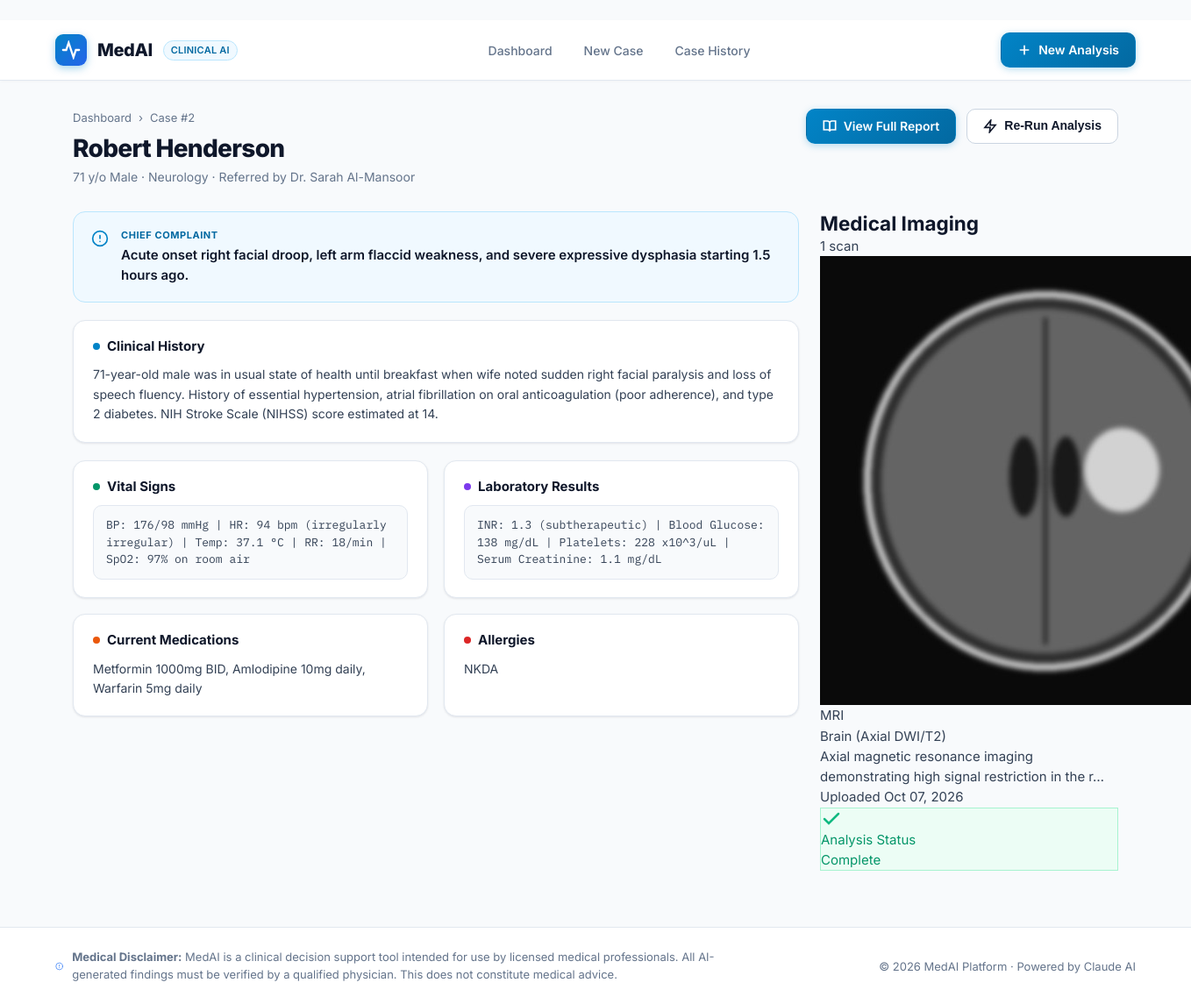
The app's page /case/2/ with its own data.
### medical/models.py (models this page shows, shortened)
class PatientCase(models.Model):
    patient_name = models.CharField(max_length=200, default="Anonymous Patient")
    patient_id = models.CharField(max_length=100, blank=True, help_text="Hospital/clinic patient ID")
    age = models.PositiveIntegerField(null=True, blank=True)
    gender = models.CharField(max_length=20, choices=[
        ("male", "Male"), ("female", "Female"), ("other", "Other")
    ], blank=True)
    chief_complaint = models.TextField(blank=True, help_text="Primary complaint / reason for visit")
    clinical_history = models.TextField(blank=True, help_text="Detailed patient history, symptoms, duration")
    medications = models.TextField(blank=True, help_text="Current medications and dosages")
    allergies = models.TextField(blank=True)
    lab_results = models.TextField(blank=True, help_text="Blood work, urine, pathology results")
    vital_signs = models.TextField(blank=True, help_text="BP, HR, temperature, SpO2, weight, height")
    referring_doctor = models.CharField(max_length=200, blank=True)
    specialty_context = models.CharField(max_length=100, blank=True,
        help_text="e.g., Cardiology, Radiology, Neurology")
    created_at = models.DateTimeField(auto_now_add=True)
    updated_at = models.DateTimeField(auto_now=True)
    class Meta:
        ordering = ["-created_at"]

class ScanImage(models.Model):
    SCAN_TYPES = [
        ("xray", "X-Ray"),
        ("mri", "MRI"),
        ("ct", "CT Scan"),
        ("ultrasound", "Ultrasound"),
        ("pet", "PET Scan"),
        ("other", "Other"),
    ]
    case = models.ForeignKey(PatientCase, on_delete=models.CASCADE, related_name="scans")
    scan_type = models.CharField(max_length=20, choices=SCAN_TYPES, default="xray")
    body_region = models.CharField(max_length=100, blank=True, help_text="e.g., Chest, Brain, Abdomen")
    original_image = models.ImageField(upload_to="scans/original/")
    heatmap_image = models.ImageField(upload_to="scans/heatmap/", blank=True, null=True)
    notes = models.TextField(blank=True, help_text="Radiologist notes or scan context")
    uploaded_at = models.DateTimeField(auto_now_add=True)

class AnalysisReport(models.Model):
    STATUS_CHOICES = [
        ("pending", "Pending"),
        ("processing", "Processing"),
        ("complete", "Complete"),
        ("error", "Error"),
    ]
    case = models.OneToOneField(PatientCase, on_delete=models.CASCADE, related_name="report")
    status = models.CharField(max_length=20, choices=STATUS_CHOICES, default="pending")
    raw_findings = models.TextField(blank=True, help_text="Raw AI analysis text")
    diagnoses = models.JSONField(default=list, help_text="List of {name, probability, explanation, severity, icd_code}")
    imaging_findings = models.JSONField(default=dict, help_text="Per-scan findings and abnormalities")
    differential_summary = models.TextField(blank=True)
    recommendations = models.JSONField(default=list, help_text="Next steps / tests recommended")
    disclaimer = models.TextField(
        default="This AI-generated analysis is intended as a second opinion tool for licensed medical professionals. "
                "It does not replace clinical judgment. All findings must be verified by a qualified physician."
    )
    error_message = models.TextField(blank=True)
    created_at = models.DateTimeField(auto_now_add=True)
    updated_at = models.DateTimeField(auto_now=True)

### medical/views.py (the view)
# urls.py: path("case/<int:case_id>/", views.case_detail, name="case_detail"),
def case_detail(request, case_id):
    case = get_object_or_404(PatientCase, id=case_id)
    scans = case.scans.all()
    report = getattr(case, "report", None)
    context = {
        "case": case,
        "scans": scans,
        "report": report,
        "has_report": report is not None and report.status == "complete",
    }
    return render(request, "case_detail.html", context)

### templates/case_detail.html (shortened to what this page needs)
﻿{% extends "base.html" %}
{% block content %}
<div class="container">
  <div class="page-header">
    <div>
      <div class="breadcrumb">
        <a href="{% url 'index' %}">Dashboard</a>
        <span>&rsaquo;</span>
        <span>Case #{{ case.id }}</span>
      </div>
      <h1 class="page-title">{{ case.patient_name }}</h1>
      <p class="page-subtitle">
        {{ case.age|default:"Unknown" }} y/o {{ case.get_gender_display|default:"" }}
        {% if case.specialty_context %}&middot; {{ case.specialty_context }}{% endif %}
        &middot; Referred by {{ case.referring_doctor|default:"Unknown" }}
      </p>
    </div>
    <div class="page-header-actions">
      {% if has_report %}
      <a href="{% url 'report_view' case.id %}" class="btn btn-primary" id="view-report-btn">
        <svg width="16" height="16" viewBox="0 0 24 24" fill="none" stroke="currentColor" stroke-width="2.5" stroke-linecap="round"><path d="M2 3h6a4 4 0 0 1 4 4v14a3 3 0 0 0-3-3H2z"/><path d="M22 3h-6a4 4 0 0 0-4 4v14a3 3 0 0 1 3-3h7z"/></svg>
        View Full Report
      </a>
      {% endif %}
      <form method="POST" action="{% url 'analyze_case' case.id %}" style="display:inline;" id="analyze-form">
        <button type="submit" class="btn btn-secondary" id="run-analysis-btn" onclick="showAnalysisSpinner(this)">
          <svg width="16" height="16" viewBox="0 0 24 24" fill="none" stroke="currentColor" stroke-width="2.5" stroke-linecap="round"><polygon points="13 2 3 14 12 14 11 22 21 10 12 10 13 2"/></svg>
          {% if has_report %}Re-Run Analysis{% else %}Run AI Analysis{% endif %}
        </button>
      </form>
    </div>
  </div>
  <div class="case-layout">
    <div class="case-main">
      {% if case.chief_complaint %}
      <div class="complaint-banner">
        <div class="complaint-banner-icon" aria-hidden="true">
          <svg width="20" height="20" viewBox="0 0 24 24" fill="none" stroke="currentColor" stroke-width="2" stroke-linecap="round"><circle cx="12" cy="12" r="10"/><line x1="12" y1="8" x2="12" y2="12"/><line x1="12" y1="16" x2="12.01" y2="16"/></svg>
        </div>
        <div>
          <div class="complaint-label">Chief Complaint</div>
          <div class="complaint-text">{{ case.chief_complaint }}</div>
        </div>
      </div>
      {% endif %}
      {% if case.clinical_history %}
      <div class="info-card">
        <h2 class="info-card-title">
          <span class="info-dot dot-blue" aria-hidden="true"></span>
          Clinical History
        </h2>
        <p class="info-text">{{ case.clinical_history|linebreaksbr }}</p>
      </div>
      {% endif %}
      <div class="inv-grid">
        {% if case.vital_signs %}
        <div class="info-card">
          <h2 class="info-card-title">
            <span class="info-dot dot-green" aria-hidden="true"></span>
            Vital Signs
          </h2>
          <pre class="info-pre">{{ case.vital_signs }}</pre>
        </div>
        {% endif %}
        {% if case.lab_results %}
        <div class="info-card">
          <h2 class="info-card-title">
            <span class="info-dot dot-purple" aria-hidden="true"></span>
            Laboratory Results
          </h2>
          <pre class="info-pre">{{ case.lab_results }}</pre>
        </div>
        {% endif %}
        {% if case.medications %}
        <div class="info-card">
          <h2 class="info-card-title">
            <span class="info-dot dot-orange" aria-hidden="true"></span>
            Current Medications
          </h2>
          <p class="info-text">{{ case.medications|linebreaksbr }}</p>
        </div>
        {% endif %}
        {% if case.allergies %}
        <div class="info-card">
          <h2 class="info-card-title">
            <span class="info-dot dot-red" aria-hidden="true"></span>
            Allergies
          </h2>
          <p class="info-text">{{ case.allergies|linebreaksbr }}</p>
        </div>
        {% endif %}
      </div>
    </div>
    <div class="case-sidebar">
      <div class="scans-panel">
        <div class="scans-panel-header">
          <h2>Medical Imaging</h2>
          <span class="scan-count-badge">{{ scans|length }} scan{{ scans|length|pluralize }}</span>
        </div>
        {% if scans %}
        <div class="scans-grid-sm">
          {% for scan in scans %}
          <div class="scan-card-sm">
            <div class="scan-img-wrap">
              <img src="{{ scan.original_image.url }}" alt="{{ scan.get_scan_type_display }} of {{ scan.body_region }}" class="scan-img" loading="lazy" />
              <div class="scan-type-badge">{{ scan.get_scan_type_display }}</div>
            </div>
            <div class="scan-info">
              <div class="scan-region">{{ scan.body_region|default:"Region not specified" }}</div>
              {% if scan.notes %}
              <div class="scan-notes">{{ scan.notes|truncatechars:80 }}</div>
              {% endif %}
              <div class="scan-date">Uploaded {{ scan.uploaded_at|date:"M d, Y" }}</div>
            </div>
          </div>
          {% endfor %}
        </div>
        {% endif %}
      </div>
      {% if report %}
      <div class="analysis-status-card status-{{ report.status }}">
        <div class="status-icon" aria-hidden="true">
          {% if report.status == "complete" %}
          <svg width="24" height="24" viewBox="0 0 24 24" fill="none" stroke="#10B981" stroke-width="2.5" stroke-linecap="round"><polyline points="20 6 9 17 4 12"/></svg>
          {% elif report.status == "processing" %}
          <svg width="24" height="24" viewBox="0 0 24 24" fill="none" stroke="#F59E0B" stroke-width="2" stroke-linecap="round" class="spin"><path d="M21 12a9 9 0 1 1-6.219-8.56"/></svg>
          {% else %}
          <svg width="24" height="24" viewBox="0 0 24 24" fill="none" stroke="#EF4444" stroke-width="2" stroke-linecap="round"><circle cx="12" cy="12" r="10"/><line x1="15" y1="9" x2="9" y2="15"/><line x1="9" y1="9" x2="15" y2="15"/></svg>
          {% endif %}
        </div>
        <div>
          <div class="status-label">Analysis Status</div>
          <div class="status-value">{{ report.get_status_display }}</div>
        </div>
      </div>
      {% endif %}
    </div>
  </div>
</div>
{% endblock %}

### templates/base.html (shortened to what this page needs)
﻿<!DOCTYPE html>
<html lang="en">
<head>
  {% load static %}
  <link rel="stylesheet" href="{% static 'css/style.css' %}" />
</head>
<body>
  <nav class="navbar" role="navigation" aria-label="Main navigation">
    <div class="nav-container">
      <a href="{% url 'index' %}" class="brand-logo" aria-label="MedAI Home">
        <div class="brand-icon" aria-hidden="true">
          <svg width="22" height="22" viewBox="0 0 24 24" fill="none" stroke="white" stroke-width="2.5" stroke-linecap="round">
            <path d="M22 12h-4l-3 9L9 3l-3 9H2" />
          </svg>
        </div>
        <span>MedAI</span>
        <span class="brand-badge">Clinical AI</span>
      </a>
      <ul class="nav-links" role="list">
        <li><a href="{% url 'index' %}" class="nav-link {% if request.resolver_match.url_name == 'index' %}active{% endif %}">Dashboard</a></li>
        <li><a href="{% url 'new_case' %}" class="nav-link {% if request.resolver_match.url_name == 'new_case' %}active{% endif %}">New Case</a></li>
        <li><a href="{% url 'history' %}" class="nav-link {% if request.resolver_match.url_name == 'history' %}active{% endif %}">Case History</a></li>
      </ul>
      <a href="{% url 'new_case' %}" class="btn btn-primary" id="nav-new-case-btn">
        <svg width="16" height="16" viewBox="0 0 24 24" fill="none" stroke="currentColor" stroke-width="2.5" stroke-linecap="round"><line x1="12" y1="5" x2="12" y2="19"/><line x1="5" y1="12" x2="19" y2="12"/></svg>
        New Analysis
      </a>
    </div>
  </nav>
  <main id="main-content">
    {% block content %}{% endblock %}
  </main>
  <footer class="site-footer" role="contentinfo">
    <div class="footer-inner">
      <div class="footer-disclaimer">
        <svg width="16" height="16" viewBox="0 0 24 24" fill="none" stroke="#3B82F6" stroke-width="2" stroke-linecap="round"><circle cx="12" cy="12" r="10"/><line x1="12" y1="8" x2="12" y2="12"/><line x1="12" y1="16" x2="12.01" y2="16"/></svg>
        <span><strong>Medical Disclaimer:</strong> MedAI is a clinical decision support tool intended for use by licensed medical professionals. All AI-generated findings must be verified by a qualified physician. This does not constitute medical advice.</span>
      </div>
      <div class="footer-copy">&copy; 2026 MedAI Platform &middot; Powered by Claude AI</div>
    </div>
  </footer>
  {% load static %}
</body>
</html>

### records on screen
PatientCase: id "2", patient_name "Robert Henderson", age "71", gender "Male", specialty_context "Neurology", referring_doctor "Dr. Sarah Al-Mansoor", chief_complaint "Acute onset right facial droop, left arm flaccid weakness, and severe expressive dysphasia starting 1.5 hours ago.", clinical_history "71-year-old male was in usual state of health until breakfast when wife noted sudden right facial paralysis and loss of speech fluency. History of essential hypertension, atrial fibrillation on oral anticoagulation (poor adherence), and type 2 diabetes. NIH Stroke Scale (NIHSS) score estimated at 14.", vital_signs "BP: 176/98 mmHg | HR: 94 bpm (irregularly irregular) | Temp: 37.1 °C | RR: 18/min | SpO2: 97% on room air", lab_results "INR: 1.3 (subtherapeutic) | Blood Glucose: 138 mg/dL | Platelets: 228 x10^3/uL | Serum Creatinine: 1.1 mg/dL", medications "Metformin 1000mg BID, Amlodipine 10mg daily, Warfarin 5mg daily", allergies "NKDA"
ScanImage: original_image (picture), scan_type "MRI", body_region "Brain (Axial DWI/T2)", notes "Axial magnetic resonance imaging demonstrating high signal restriction in the r…", uploaded_at "Oct 07, 2026"
AnalysisReport: status "Complete"

### other values on screen
{{ scans|length }} "1"
